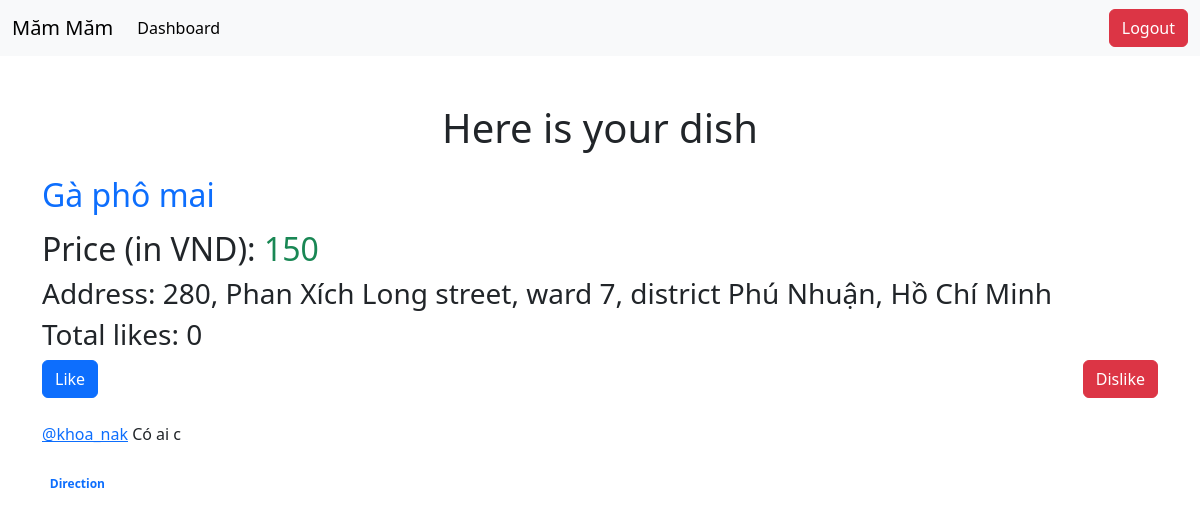
The page /dashboard/9 (signed in) on the database its author committed.
### myapp/models.py (models this page shows, shortened)
class Dish(models.Model):
    name = models.CharField(max_length=200)
    link = models.URLField(max_length=200)
    code = models.CharField(max_length=300)
    price = models.CharField(max_length=20)
    description = models.CharField(max_length=300)
    total_like = models.IntegerField(default=0)
    likers = models.ManyToManyField(User, blank=True)

class Address(models.Model):
    dish = models.ForeignKey(Dish, on_delete=models.CASCADE, related_name="address")
    number = models.CharField(max_length=20)
    street = models.CharField(max_length=50)
    district = models.CharField(max_length=20)
    ward = models.CharField(max_length=20)
    city = models.CharField(max_length=20)
    is_primary = models.BooleanField(default=True)
    class Meta:
        constraints = [
            models.UniqueConstraint(
                fields=['dish'],
                condition=Q(is_primary=True),
                name='unique_primary_per_dish'
            )
        ]

### myapp/views.py (the view)
# urls.py: path("dashboard/<int:dish_id>", detail, name="detail"),
@login_required(login_url="login")
def detail(request, dish_id):
    dish = get_object_or_404(Dish, id=dish_id)
    address = dish.address.filter(is_primary=True).first()
    msg = None
    if request.user.is_authenticated:
        if dish.likers.filter(id=request.user.id).exists():
            msg = "liked"
    if msg == None:
        if (request.GET.get('likebtn')):
            dish.total_like = F("total_like")+1
            dish.likers.add(request.user)
            dish.save()
            return HttpResponseRedirect(reverse("myapp:detail", args=(dish.id,)))
    else:
        if (request.GET.get('dislikebtn')):
            dish.total_like = F("total_like")-1
            dish.likers.remove(request.user)
            dish.save()
            return HttpResponseRedirect(reverse("myapp:detail", args=(dish.id,)))
    context = {
        "dish": dish,
        "address": address,
        "msg": msg
    }
    return render(request, "myapp/detail.html", context)

### myapp/templates/myapp/detail.html (shortened to what this page needs)
<!DOCTYPE html>
{% load static %}
<html lang="en">
<head>
    <link href="https://cdn.jsdelivr.net/npm/bootstrap@5.3.3/dist/css/bootstrap.min.css" rel="stylesheet">
</head>
<body>
    <nav class="navbar navbar-expand-lg navbar-light bg-light">
        <div class="container-fluid">
          <a class="navbar-brand" href="{% url 'myapp:dashboard' %}">Măm Măm</a>
          <div class="collapse navbar-collapse" id="navbarNav">
            <ul class="navbar-nav me-auto">
              <li class="nav-item">
                <a class="nav-link active" aria-current="page" href="{% url 'myapp:dashboard' %}">Dashboard</a>
              </li>
            </ul>
            <div class="d-flex">
              <a href="{% url 'myapp:logout' %}" class="btn btn-danger">Logout</a>
            </div>
          </div>
        </div>
      </nav>
    <div class="container mt-5">
        <h1 class="text-center mb-4">Here is your dish</h1>
        <div class="mb-3">
            <h2 class="text-primary">{{ dish.name }}</h2>
        </div>
        <div>
            <div>
                <h2>Price (in VND): <span class="text-success">{{ dish.price}}</span></h2>
                <h3>
                    Address: {{address.number}}, {{ address.street }} street, ward {{ address.ward }}, district {{ address.district }}, {{ address.city }}
                </h3>
                <h3>Total likes: {{ dish.total_like }}</h3>
            </div>
        </div>
        <div class="d-flex justify-content-between mb-4">
            <form action="#" method="get">
                <input type="submit" value="Like" name="likebtn" class="btn btn-primary">
            </form>
            <form action="#" method="get">
                <input type="submit" value="Dislike" name="dislikebtn" class="btn btn-danger">
            </form>
        </div>
        <div class="mb-4">
            {{ dish.code|safe }}
        </div>
        <span class="badge rounded-pill"><a href="{%url 'myapp:map' dish.id%}" style="text-decoration: none;">Direction</a></span>
        <br></br>
    </div>
</body>
</html>

### rows shown on the page
Dish: name "Gà phô mai", price "150", total_like "0", code "@khoa_nak Có ai c"
Address: number "280", street "Phan Xích Long", ward "7", district "Phú Nhuận", city "Hồ Chí Minh"
